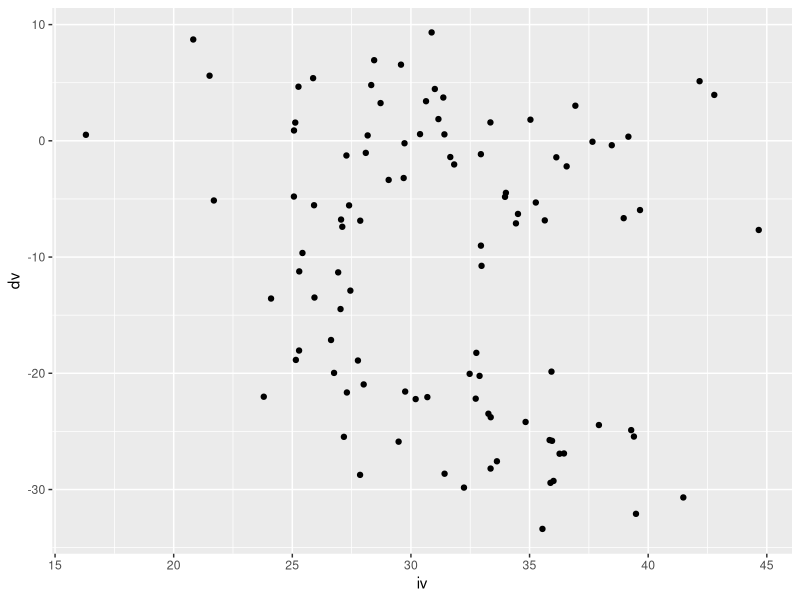
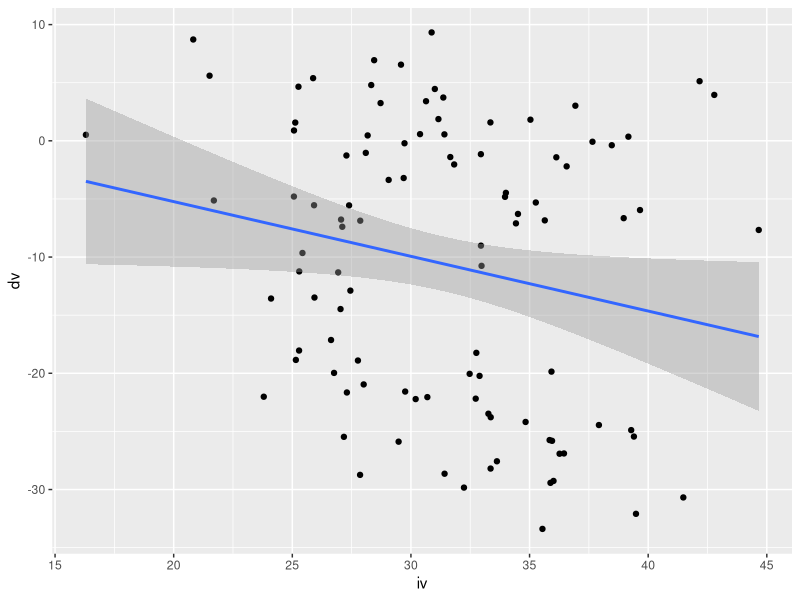
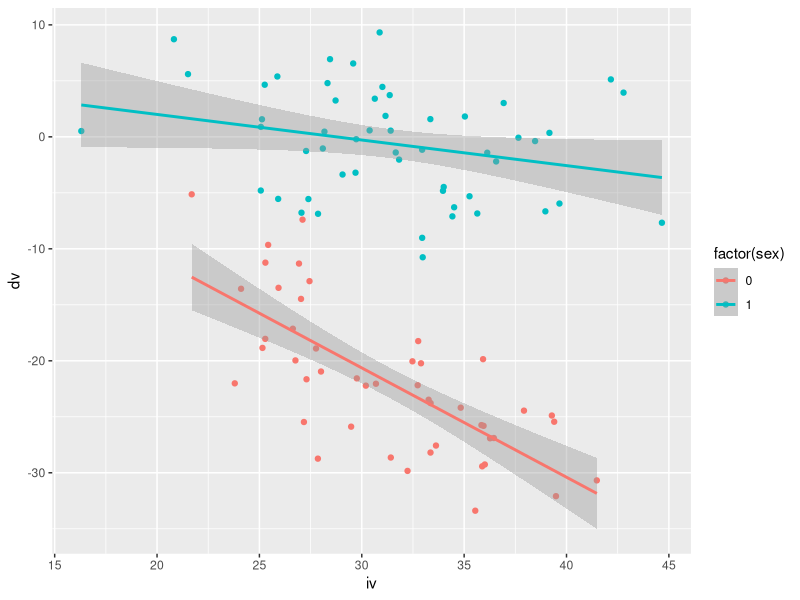

Recreate these plots in R, in order.
iv <- rnorm(n = 100, mean = 30, sd = 5)
sex <- rbinom(n = 100, size = 1, prob = 0.5)
error <- rnorm(n = 100, mean = 0, sd = 5) 
dv <- 5 - 0.85*iv + 1.5*sex + 0.6*iv*sex + error 
mydata <- data.frame(dv, iv, sex)
head(mydata)

#lm model
mymod <- lm(dv ~ iv + sex + iv:sex, data = mydata)
summary(mymod)

#better output
library(broom)
tidy(mymod)

mymodel <- augment(mymod)
head(mymodel)

#plot
library(tidyverse)
mymodel %>% ggplot(aes(x = iv, y = dv)) + 
  geom_point()

mymodel %>% ggplot(aes(x = iv, y = dv)) + 
  geom_point() +
  geom_smooth(method = 'lm')

mymodel %>% ggplot(aes(x = iv, y = dv, colour = factor(sex))) + 
  geom_point() +
  geom_smooth(method = 'lm')


